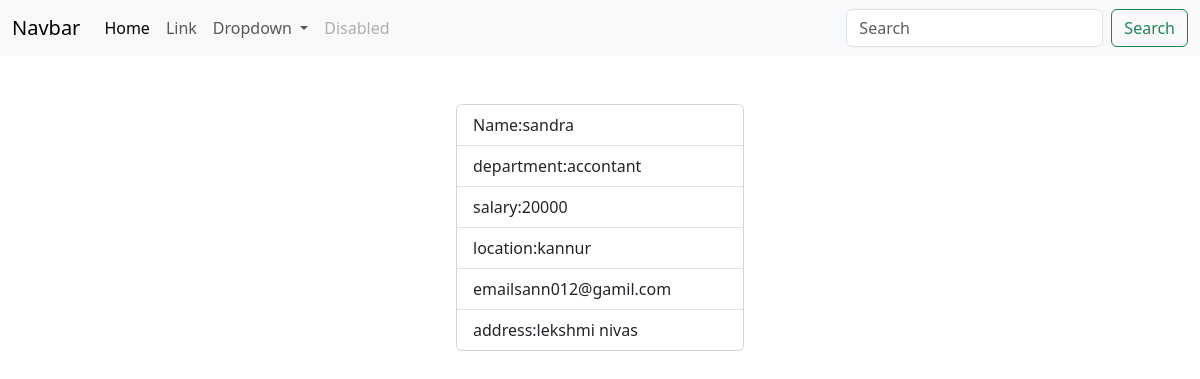
/employee/9/, run on the app's committed database.
### myapp/models.py (models this page shows, shortened)
class Employee(models.Model):
    name=models.CharField(max_length=200)
    department=models.CharField(max_length=200)
    salary=models.PositiveIntegerField()
    location=models.CharField(max_length=200)
    email=models.EmailField(max_length=200)
    address=models.CharField(max_length=200)

### myapp/views.py (the view)
# urls.py: path("employee/<int:pk>/",views.EmployeeDetailView.as_view(),name="employee-detail"),
class EmployeeDetailView(View):
    def get(self,request,*args,**kwargs):
        id=kwargs.get("pk")
        qs=Employee.objects.get(id=id)
        return render(request,"employee_detail.html",{"data":qs})

### myapp/templates/employee_detail.html (shortened to what this page needs)
{%extends 'base.html'%}
{%block main_block%}
<div class="container mt-5 d-flex justify-content-center">
    <div class="card" style="width: 18rem;">
        <ul class="list-group list-group-flush">
          <li class="list-group-item">Name:{{data.name}}</li>
          <li class="list-group-item">department:{{data.department}}</li>
          <li class="list-group-item">salary:{{data.salary}}</li>
          <li class="list-group-item">location:{{data.location}}</li>
          <li class="list-group-item">email{{data.email}}</li>
          <li class="list-group-item">address:{{data.address}}</li>
        </ul>
    </div>
</div>
{%endblock%}

### data on the page
Employee: name "sandra", department "accontant", salary "20000", location "kannur", email "sann012@gamil.com", address "lekshmi nivas"
